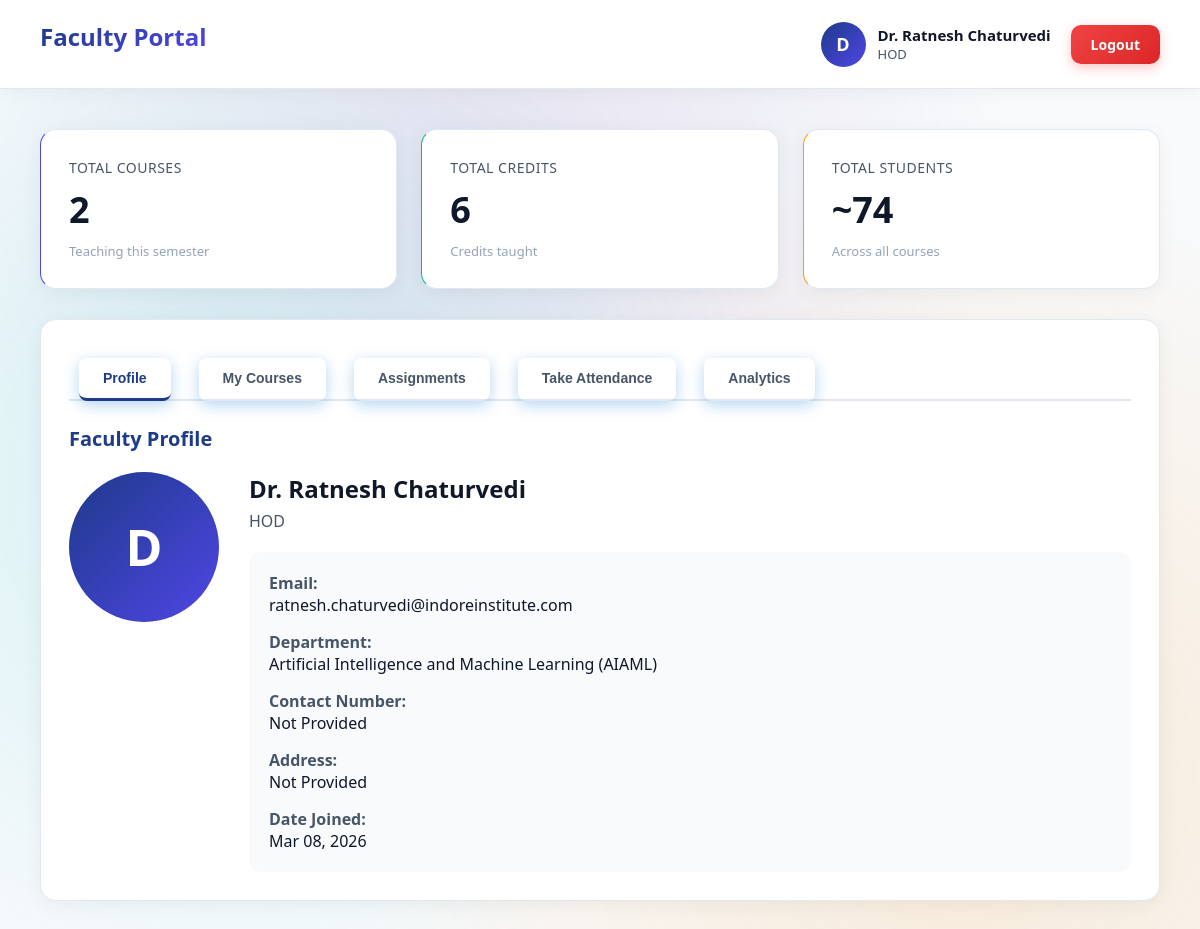
The app's page /faculty/dashboard/ with its own data.
### backend/faculty/models.py (models this page shows, shortened)
class FacultyProfile(models.Model):
    user = models.OneToOneField(User, on_delete=models.CASCADE, related_name='faculty_module_profile')
    department = models.ForeignKey(Department, on_delete=models.SET_NULL, null=True, related_name='faculties')
    designation = models.CharField(max_length=100, default="Assistant Professor")
    contact_number = models.CharField(max_length=20, null=True, blank=True)
    address = models.TextField(null=True, blank=True)
    date_joined = models.DateField(auto_now_add=True)

class Department(models.Model):
    name = models.CharField(max_length=150, unique=True)
    code = models.CharField(max_length=20, unique=True)
    description = models.TextField(null=True, blank=True)

### authentication/models.py (models this page shows, shortened)
class User(models.Model):
    ROLE_CHOICES = [
        ('student','Student'),
        ('faculty','Faculty'),
        ('admin','Admin')
    ]
    name = models.CharField(max_length=100)
    email = models.EmailField(unique=True)
    role = models.CharField(max_length=10, choices=ROLE_CHOICES)
    password = models.CharField(max_length=100, default="ADMIN")

### backend/faculty/views.py (the view, shortened to what this page needs)
# urls.py: path('dashboard/', views.faculty_dashboard, name='faculty_dashboard'),
def faculty_dashboard(request):
    try:
        profile = get_faculty_profile(request)
        if not profile:
            return render(request, "dashboards/faculty/overview_new.html", {"error": "No faculty profile found for this user."})
        assignments = FacultyCourseAssignment.objects.filter(faculty=profile)
        total_courses = assignments.count()
        total_credits = sum(a.course.credits for a in assignments)
        course_ids = assignments.values_list('course_id', flat=True)
        total_students = Enrollment.objects.filter(course_id__in=course_ids).values('student').distinct().count()
        workload_data = []
        for assignment in assignments:
            student_count = Enrollment.objects.filter(course=assignment.course).count()
            workload_data.append({
                'assignment': assignment,
                'student_count': student_count,
                'credits': assignment.course.credits
            })
        analytics_data = []
        for assignment in assignments:
            course = assignment.course
            total_classes = Attendance.objects.filter(course=course).values('date', 'lecture_number').distinct().count()
            enrollments = Enrollment.objects.filter(course=course)
            student_stats = []
            for en in enrollments:
                student = en.student
                present = Attendance.objects.filter(student=student, course=course, status='Present').count()
                attendance_percent = (present / total_classes * 100) if total_classes > 0 else 0
                student_stats.append({
                    'student': student,
                    'attendance_percent': attendance_percent
                })
            analytics_data.append({
                'course': course,
                'total_classes': total_classes,
                'student_stats': student_stats
            })
        my_course_ids = assignments.values_list('course_id', flat=True)
        my_courses = Course.objects.filter(id__in=my_course_ids)
        courses = Course.objects.filter(id__in=my_course_ids)
        from .models import Assignment
        from backend.student.models import BRANCH_CHOICES
        assignment_list = Assignment.objects.filter(faculty=profile).order_by('-created_at')
        branch_filter = request.GET.get('branch')
        year_filter = request.GET.get('year')
        course_filter = request.GET.get('course')
        active_tab = request.GET.get('tab', 'profile')  # Get active tab from URL
        if branch_filter:
            assignment_list = assignment_list.filter(branch=branch_filter)
        if year_filter:
            assignment_list = assignment_list.filter(year=year_filter)
        if course_filter:
            assignment_list = assignment_list.filter(course_id=course_filter)
        year_choices = ['1st year', '2nd year', '3rd year', '4th year']
        context = {
            'profile': profile,
            'total_courses': total_courses,
            'total_credits': total_credits,
            'total_students': total_students,
            'assignments': assignments[:5],
            'workload_data': workload_data,
            'analytics_data': analytics_data,
            'my_courses': my_courses,
            'courses': courses,
            'branches': [b[0] for b in BRANCH_CHOICES],
            'years': year_choices,
            'assignment_list': assignment_list,
            'selected_branch': branch_filter,
            'selected_year': year_filter,
            'selected_course': course_filter,
            'active_tab': active_tab
        }
        return render(request, "dashboards/faculty/overview_new.html", context)
    except Exception as e:
        return render(request, "dashboards/faculty/overview_new.html", {"error": str(e)})

### backend/faculty/views.py (called while the page is built)
def get_faculty_profile(request):
    faculty_email = request.session.get('faculty_email')
    if faculty_email:
        return FacultyProfile.objects.filter(user__email=faculty_email).first()
    return FacultyProfile.objects.first() # Fallback for demo

### templates/dashboards/faculty/overview_new.html (shortened to what this page needs)
{% extends 'dashboards/faculty/base_new.html' %}
{% block content %}
<div class="stats-grid">
    <div class="stat-card">
        <div class="stat-label">Total Courses</div>
        <div class="stat-value">{{ total_courses|default:"0" }}</div>
        <div class="stat-subtext">Teaching this semester</div>
    </div>
    <div class="stat-card">
        <div class="stat-label">Total Credits</div>
        <div class="stat-value">{{ total_credits|default:"0" }}</div>
        <div class="stat-subtext">Credits taught</div>
    </div>
    <div class="stat-card">
        <div class="stat-label">Total Students</div>
        <div class="stat-value">~{{ total_students|default:"0" }}</div>
        <div class="stat-subtext">Across all courses</div>
    </div>
</div>
<div class="card">
    <div class="tab-nav">
        <button class="tab-btn {% if active_tab == 'profile' or not active_tab %}active{% endif %}" onclick="switchTab('profile')">Profile</button>
        <button class="tab-btn {% if active_tab == 'courses' %}active{% endif %}" onclick="switchTab('courses')">My Courses</button>
        <button class="tab-btn {% if active_tab == 'assignments' %}active{% endif %}" onclick="switchTab('assignments')">Assignments</button>
        <button class="tab-btn {% if active_tab == 'attendance' %}active{% endif %}" onclick="switchTab('attendance')">Take Attendance</button>
        <button class="tab-btn {% if active_tab == 'analytics' %}active{% endif %}" onclick="switchTab('analytics')">Analytics</button>
    </div>
    <div id="profile-tab" class="tab-content {% if active_tab == 'profile' or not active_tab %}active{% endif %}">
        <h3>Faculty Profile</h3>
        {% if profile %}
        <div style="display: grid; grid-template-columns: 150px 1fr; gap: 30px; align-items: start;">
            <div style="width: 150px; height: 150px; background: linear-gradient(135deg, #1E3A8A, #4F46E5); border-radius: 50%; display: flex; align-items: center; justify-content: center; font-size: 50px; color: white; font-weight: 700;">
                {{ profile.user.name|first|upper }}
            </div>
            <div>
                <h2 style="margin-top: 0; margin-bottom: 5px; color: #0F172A;">{{ profile.user.name }}</h2>
                <p style="color: #475569; margin-top: 0; font-size: 16px;">{{ profile.designation }}</p>
                <div style="background: #F8FAFC; padding: 20px; border-radius: 12px; margin-top: 20px;">
                    <div style="margin-bottom: 15px;">
                        <span style="color: #475569; font-weight: 600;">Email:</span><br>
                        <span style="color: #0F172A;">{{ profile.user.email }}</span>
                    </div>
                    <div style="margin-bottom: 15px;">
                        <span style="color: #475569; font-weight: 600;">Department:</span><br>
                        <span style="color: #0F172A;">{{ profile.department.name }} ({{ profile.department.code }})</span>
                    </div>
                    <div style="margin-bottom: 15px;">
                        <span style="color: #475569; font-weight: 600;">Contact Number:</span><br>
                        <span style="color: #0F172A;">{{ profile.contact_number|default:"Not Provided" }}</span>
                    </div>
                    <div style="margin-bottom: 15px;">
                        <span style="color: #475569; font-weight: 600;">Address:</span><br>
                        <span style="color: #0F172A;">{{ profile.address|default:"Not Provided" }}</span>
                    </div>
                    <div>
                        <span style="color: #475569; font-weight: 600;">Date Joined:</span><br>
                        <span style="color: #0F172A;">{{ profile.date_joined|date:"M d, Y" }}</span>
                    </div>
                </div>
            </div>
        </div>
        {% else %}
        <p style="text-align: center; color: #94A3B8; padding: 40px;">Profile details not available.</p>
        {% endif %}
    </div>
</div>
{% endblock %}

### templates/dashboards/faculty/base_new.html (shortened to what this page needs)
<!DOCTYPE html>
<html lang="en">
<head>
    <link rel="stylesheet" href="/static/css/style.css">
</head>
<body>
    <div class="top-nav">
        <div class="logo-section">
            <h1>Faculty Portal</h1>
        </div>
        <div class="user-section">
            <div class="user-info">
                <div class="user-avatar">
                    {{ profile.user.name|first|upper }}
                </div>
                <div class="user-details">
                    <h3>{{ profile.user.name|default:"Faculty" }}</h3>
                    <p>{{ profile.designation|default:"Faculty Member" }}</p>
                </div>
            </div>
            <a href="/auth/" class="btn-logout">Logout</a>
        </div>
    </div>
    <div class="dashboard-container">
        {% block content %}{% endblock %}
    </div>
</body>
</html>

### static/css/style.css (style rules this page uses)
:root { --primary-blue: #0078D4; --primary-dark: #005A9E; --accent-teal: #00B7C3; --accent-orange: #FF8C00; --accent-purple: #8764B8; --success-green: #107C10; --warning-yellow: #FFB900; --error-red: #E81123; --neutral-gray: #605E5C; --light-gray: #F3F2F1; --white: #FFFFFF; }
* { margin: 0; padding: 0; box-sizing: border-box; }
body { font-family: 'Segoe UI', -apple-system, BlinkMacSystemFont, 'Roboto', 'Helvetica Neue', Arial, sans-serif; background: linear-gradient(135deg, #667eea 0%, #764ba2 100%); min-height: 100vh; position: relative; overflow-x: hidden; }
body::before { content: ''; position: fixed; top: 0; left: 0; width: 100%; height: 100%; background: radial-gradient(circle at 20% 50%, rgba(0, 183, 195, 0.15) 0%, transparent 50%), radial-gradient(circle at 80% 80%, rgba(255, 140, 0, 0.15) 0%, transparent 50%), radial-gradient(circle at 40% 20%, rgba(135, 100, 184, 0.15) 0%, transparent 50%); z-index: -1; animation: backgroundShift 20s ease infinite; }
h1 { color: var(--primary-blue); font-size: 2.5rem; font-weight: 700; margin-bottom: 15px; background: linear-gradient(135deg, var(--primary-blue), var(--accent-teal)); -webkit-background-clip: text; -webkit-text-fill-color: transparent; background-clip: text; }
button, .btn { background: linear-gradient(135deg, var(--primary-blue), var(--accent-teal)); color: white; border: none; padding: 14px 32px; margin: 10px; cursor: pointer; border-radius: 8px; font-size: 16px; font-weight: 600; transition: all 0.3s ease; box-shadow: 0 4px 15px rgba(0, 120, 212, 0.3); text-decoration: none; display: inline-block; }

### records on screen
FacultyProfile: user.name|first "D", user.name "Dr. Ratnesh Chaturvedi", designation "HOD", user.email "ratnesh.chaturvedi@indoreinstitute.com", department.name "Artificial Intelligence and Machine Learning", department.code "AIAML", contact_number "Not Provided", address "Not Provided", date_joined "Mar 08, 2026"

### other values on screen
{{ total_courses|default:"0" }} "2"
{{ total_credits|default:"0" }} "6"
{{ total_students|default:"0" }} "74"
